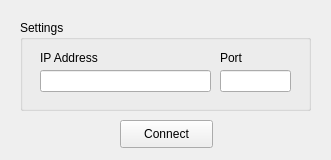
<?xml version="1.0" encoding="UTF-8"?>
<ui version="4.0">
 <class>MainWindow</class>
 <widget class="QMainWindow" name="MainWindow">
  <property name="geometry">
   <rect>
    <x>0</x>
    <y>0</y>
    <width>331</width>
    <height>160</height>
   </rect>
  </property>
  <property name="minimumSize">
   <size>
    <width>331</width>
    <height>160</height>
   </size>
  </property>
  <property name="maximumSize">
   <size>
    <width>331</width>
    <height>160</height>
   </size>
  </property>
  <property name="windowTitle">
   <string>MainWindow</string>
  </property>
  <widget class="QWidget" name="centralwidget">
   <widget class="QPushButton" name="button_connect">
    <property name="geometry">
     <rect>
      <x>120</x>
      <y>120</y>
      <width>93</width>
      <height>28</height>
     </rect>
    </property>
    <property name="text">
     <string>Connect</string>
    </property>
   </widget>
   <widget class="QGroupBox" name="groupBox">
    <property name="geometry">
     <rect>
      <x>20</x>
      <y>20</y>
      <width>291</width>
      <height>91</height>
     </rect>
    </property>
    <property name="title">
     <string>Settings</string>
    </property>
    <widget class="QLineEdit" name="line_ip">
     <property name="geometry">
      <rect>
       <x>20</x>
       <y>50</y>
       <width>171</width>
       <height>22</height>
      </rect>
     </property>
    </widget>
    <widget class="QLabel" name="label">
     <property name="geometry">
      <rect>
       <x>20</x>
       <y>30</y>
       <width>171</width>
       <height>16</height>
      </rect>
     </property>
     <property name="text">
      <string>IP Address</string>
     </property>
    </widget>
    <widget class="QLabel" name="label_2">
     <property name="geometry">
      <rect>
       <x>200</x>
       <y>30</y>
       <width>71</width>
       <height>16</height>
      </rect>
     </property>
     <property name="text">
      <string>Port</string>
     </property>
    </widget>
    <widget class="QLineEdit" name="line_port">
     <property name="geometry">
      <rect>
       <x>200</x>
       <y>50</y>
       <width>71</width>
       <height>22</height>
      </rect>
     </property>
    </widget>
   </widget>
  </widget>
 </widget>
 <resources/>
 <connections/>
</ui>
